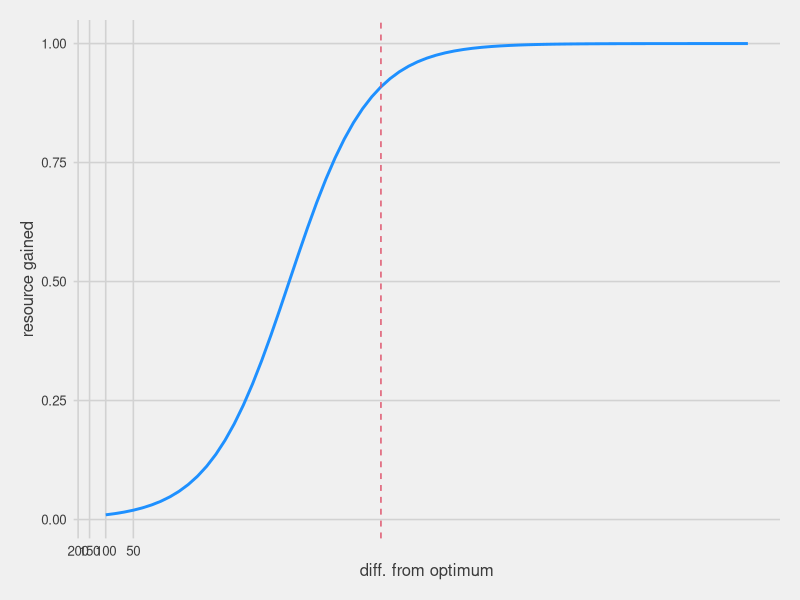

This chart was generated by the following R code:
#### code to show initial assumptions ####

# Code author Pratik Gupte
# PhD student
# MARM group, GELIFES-RUG, NL
# Contact p.r.gupte@rug.nl

#### load libs ####

library(ggplot2)
# reverse log trans func
library("scales")
reverselog_trans <- function(base = exp(1)) {
  trans <- function(x) -log(x, base)
  inv <- function(x) base^(-x)
  trans_new(paste0("reverselog-", format(base)), trans, inv, 
            log_breaks(base = base), 
            domain = c(1e-100, Inf))
}

# themes
library(ggthemes)

#### prep resource ~ distance plot ####

div = 10^seq(-5,2,0.1)
a = 1/(1+(div))

# energy as a function of distance from peak
ggplot()+
  geom_path(aes(x = div, y = a), col = "dodgerblue", size = 1)+
  geom_vline(xintercept = c(0.1), col = 2, lty = 2)+
  scale_x_continuous(trans = reverselog_trans(10))+
  theme_fivethirtyeight()+
  theme(axis.title = element_text())+
  labs(x = "diff. from optimum", y = "resource gained")
